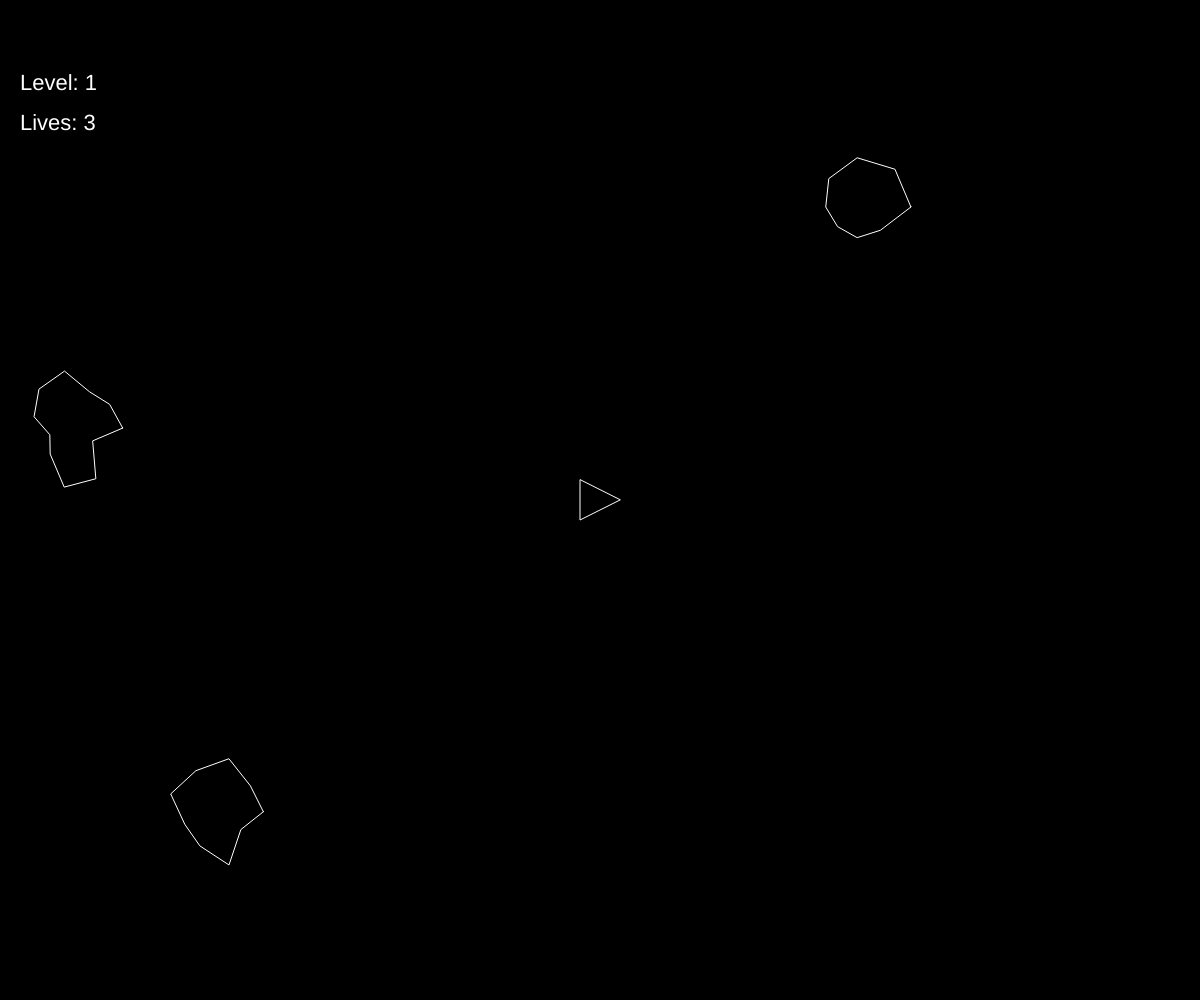
Frame 1 (no input)
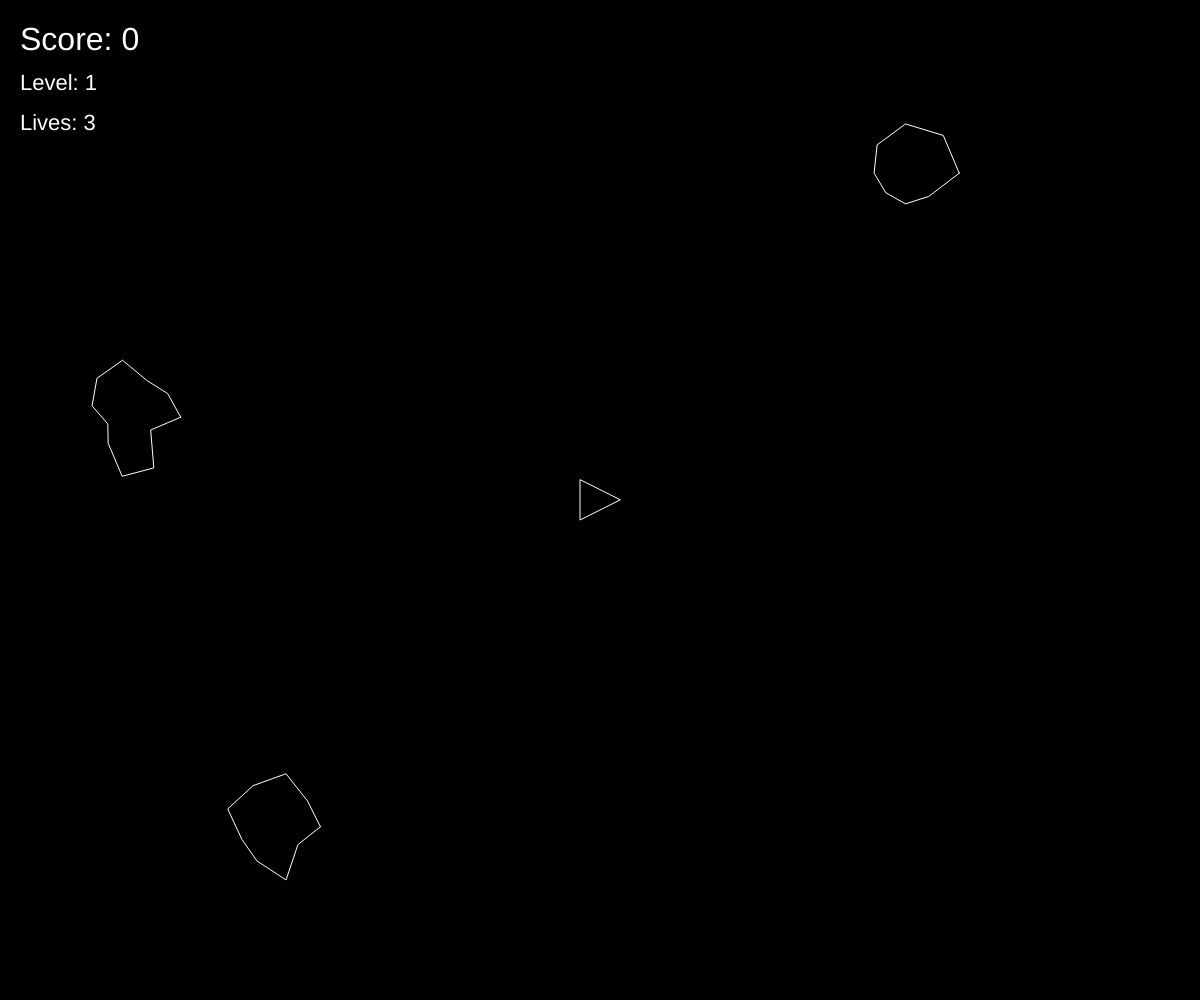
Frame 60 (no input)
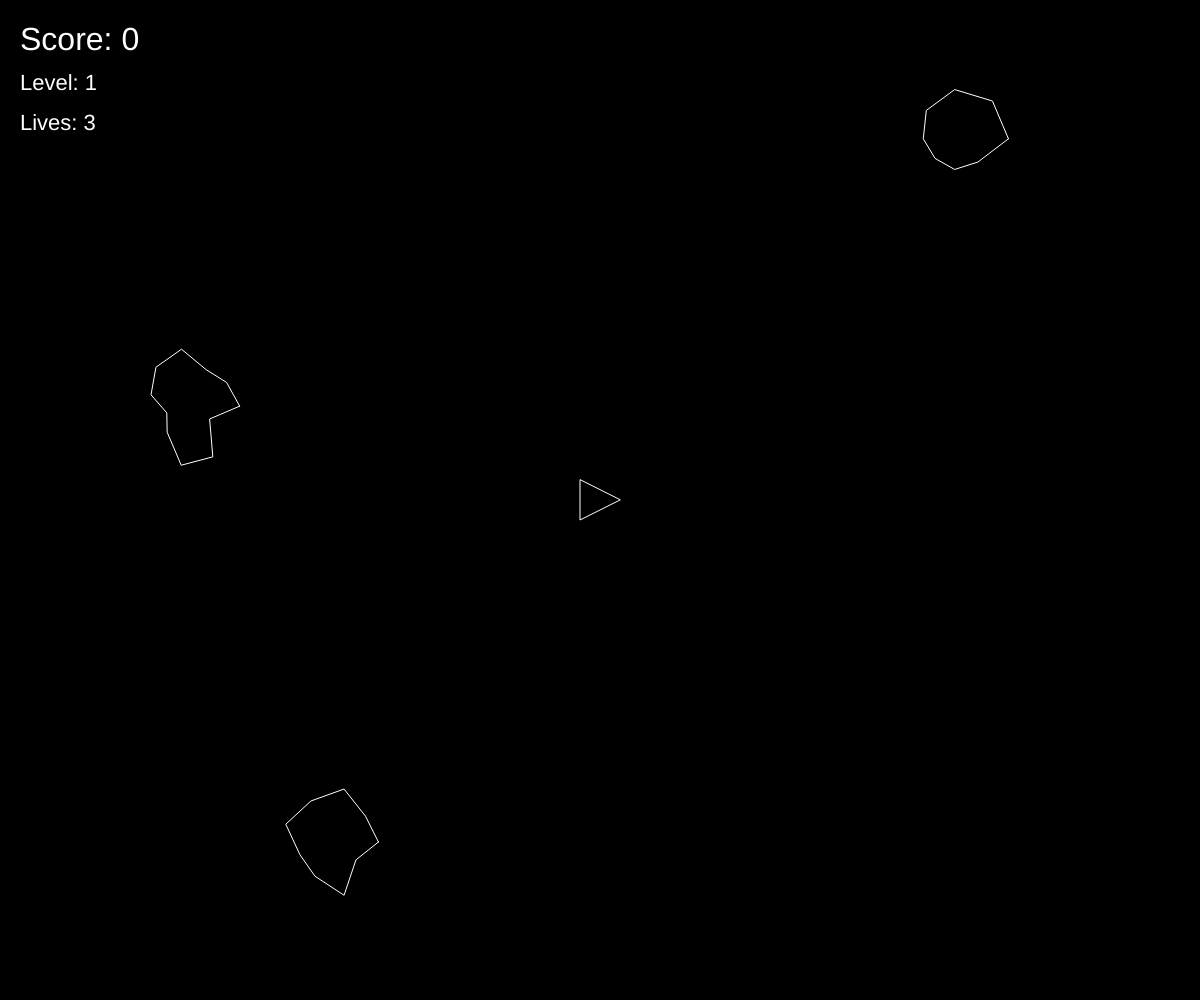
Frame 120 (the mouse pressed at the canvas centre since frame 60)

The p5.js sketch that drew these frames (run headless with seeded random() and noise() and a simulated clock; from frame 60 on, the mouse is pressed at the canvas centre):

// p5.js sketch
// ── sketch.js
var ship;
var asteroids = [];
var lasers = [];

var level = 1;
var points = 0;
var lives = 3;
var gameoverScreen = false;

function setup() {
	createCanvas(windowWidth, windowHeight);
	ship = new Ship();
	for (var i = 0; i < 3; i++) {
		asteroids.push(new Asteroid());
	}
}

function draw() {
	background(0);

	for (var i = 0; i < asteroids.length; i++) {
		if (ship.hits(asteroids[i])) {
			lives = lives - 1;

			ship.pos.x = width / 2;
			ship.pos.y = height / 2;

			if (lives == 0) {
				gameoverScreen = true;
			}
		}

		asteroids[i].render();
		asteroids[i].update();
		asteroids[i].edges();
	}

	for (var i = lasers.length - 1; i >= 0; i--) {
		if (!gameoverScreen) {
			lasers[i].render();
			lasers[i].update();
		}
		
		if (lasers[i].offscreen()) {
			lasers.splice(i, 1);
		} else {
			for (var j = asteroids.length - 1; j >= 0; j--) {
				if (lasers[i].hits(asteroids[j])) {
					if (asteroids[j].r > 10) {
						var newAsteroids = asteroids[j].breakup();
						asteroids = asteroids.concat(newAsteroids);
					}
					asteroids.splice(j, 1);
					lasers.splice(i, 1);
					points = points + 20;
					break;
				}
			}
		}
	}
	
	if (gameoverScreen) {
		textSize(46);
		text("Game Over", width / 2, height / 2);
		textAlign(CENTER);
		fill(255);

		textSize(22);
		text("Your Score: " + points, width / 2, (height / 2) + 40);
		textAlign(CENTER);
		fill(255);
	} else {
		ship.render();
		ship.turn();
		ship.update();
		ship.edges();

		textSize(32);
		text("Score: " + points, 20, 50);
		fill(255);

		textSize(22);
		text("Level: " + level, 20, 90);
		fill(255);

		textSize(22);
		text("Lives: " + lives, 20, 130);
		fill(255);
	}

	if (asteroids.length == 0) {
		level = level + 1;

		for (var i = 0; i < (3 * level); i++) {
			asteroids.push(new Asteroid());
		}
	}
	
}

function keyReleased() {
	if (key != ' ') {
		ship.setRoation(0);
		ship.boosting(false);
	}
}	

function keyPressed() {
	if (key == ' ') {
		lasers.push(new Laser(ship.pos, ship.heading));
	} else if (keyCode == RIGHT_ARROW || key == 'd') {
		ship.setRoation(0.1);
	} else if (keyCode == LEFT_ARROW || key == 'a') {
		ship.setRoation(-0.1);
	} else if (keyCode == UP_ARROW || key == 'w') {
		ship.boosting(true);
	}
}
// ── asteroid.js
function Asteroid(pos, r) {
	if (pos) {
		this.pos = pos.copy();
	} else {
		this.pos = createVector(random(width), random(height));
	}
	
	if (r) {
		this.r = r * 0.5;
	} else {
		this.r = random(15, 50);
	}

	this.vel = p5.Vector.random2D();
	this.total = floor(random(5, 15));
	this.offset = [];

	for (var i = 0; i < this.total; i++) {
		this.offset[i] = random(-this.r * 0.5, this.r * 0.5);
	}

	this.update = function() {
		this.pos.add(this.vel);
	}

	this.breakup = function() {
		var newA = [];
		newA[0] = new Asteroid(this.pos, this.r);
		newA[1] = new Asteroid(this.pos, this.r);
		return newA;
	}

	this.edges = function() {
		if (this.pos.x > width + this.r) {
			this.pos.x = -this.r;
		} else if (this.pos.x < -this.r) {
			this.pos.x = width + this.r;
		}

		if (this.pos.y > height + this.r) {
			this.pos.y = -this.r;
		} else if (this.pos.y < -this.r) {
			this.pos.y = height + this.r;
		}

	}

	this.render = function () {
		push();
		stroke(255);
		noFill();
		translate(this.pos.x, this.pos.y);
		// ellipse(0, 0, this.r * 2);

		beginShape();
		for (var i = 0; i < this.total; i++) {
			var angle = map (i, 0, this.total, 0, TWO_PI);
			var r_ = this.r + this.offset[i];
			var x = r_ * cos(angle);
			var y = r_ * sin(angle);
			vertex(x, y);
		}
		endShape(CLOSE);

		pop();
	}
}
// ── laser.js
function Laser(spos, angle) {
	this.pos = createVector(spos.x, spos.y);
	this.vel = p5.Vector.fromAngle(angle);
	this.vel.mult(10);
	
	this.update = function() {
		this.pos.add(this.vel);
	}

	this.render = function() {
		push();
		stroke(255);
		strokeWeight(4);
		point(this.pos.x, this.pos.y);
		pop();
	}

	this.hits = function(asteroid) {
		var d = dist(this.pos.x, this.pos.y, asteroid.pos.x, asteroid.pos.y);
		if (d < asteroid.r) {
			return true;
		} else{
			return false;
		}
	}

	this.offscreen = function() {
		if (this.pos.x > width || this.pos.x < 0 || this.pos.y > height || this.pos.y < 0) {
			return true;
		} else {
			return false;
		}
	}
}
// ── ship.js
function Ship() {
	this.pos = createVector(width / 2, height / 2);
	this.r = 20;
	this.heading = 0;
	this.rotation = 0;
	this.vel = createVector(0, 0);
	this.isBoosting = false;

	this.boosting = function(b) {
		this.isBoosting = b;
	}

	this.update = function() {
		if (this.isBoosting) {
			this.boost();
		}
		this.pos.add(this.vel);
		this.vel.mult(0.99)
	}

	this.boost = function() {
		var force = p5.Vector.fromAngle(this.heading);
		force.mult(0.4)
		this.vel.add(force);

		push();
		translate(this.pos.x, this.pos.y);
		rotate(this.heading + PI / 2);
		fill(255);
		stroke(255);
		triangle(-this.r + 10, this.r, this.r - 10, this.r, 0, this.r * 2);
		pop();
	}

	this.hits = function(asteroid) {
		var d = dist(this.pos.x, this.pos.y, asteroid.pos.x, asteroid.pos.y);
		if (d < this.r + asteroid.r) {
			return true;
		} else {
			return false;
		}
	}

	this.render = function () {
		push();
		translate(this.pos.x, this.pos.y);
		rotate(this.heading + PI / 2);
		fill(0);
		stroke(255);
		triangle(-this.r, this.r, this.r, this.r, 0, -this.r);
		pop();
	}

	this.edges = function() {
		if (this.pos.x > width + this.r) {
			this.pos.x = -this.r;
		} else if (this.pos.x < -this.r) {
			this.pos.x = width + this.r;
		}

		if (this.pos.y > height + this.r) {
			this.pos.y = -this.r;
		} else if (this.pos.y < -this.r) {
			this.pos.y = height + this.r;
		}

	}

	this.setRoation = function(a) {
		this.rotation = a;
	}

	this.turn = function() {
		this.heading += this.rotation;
	}
}
